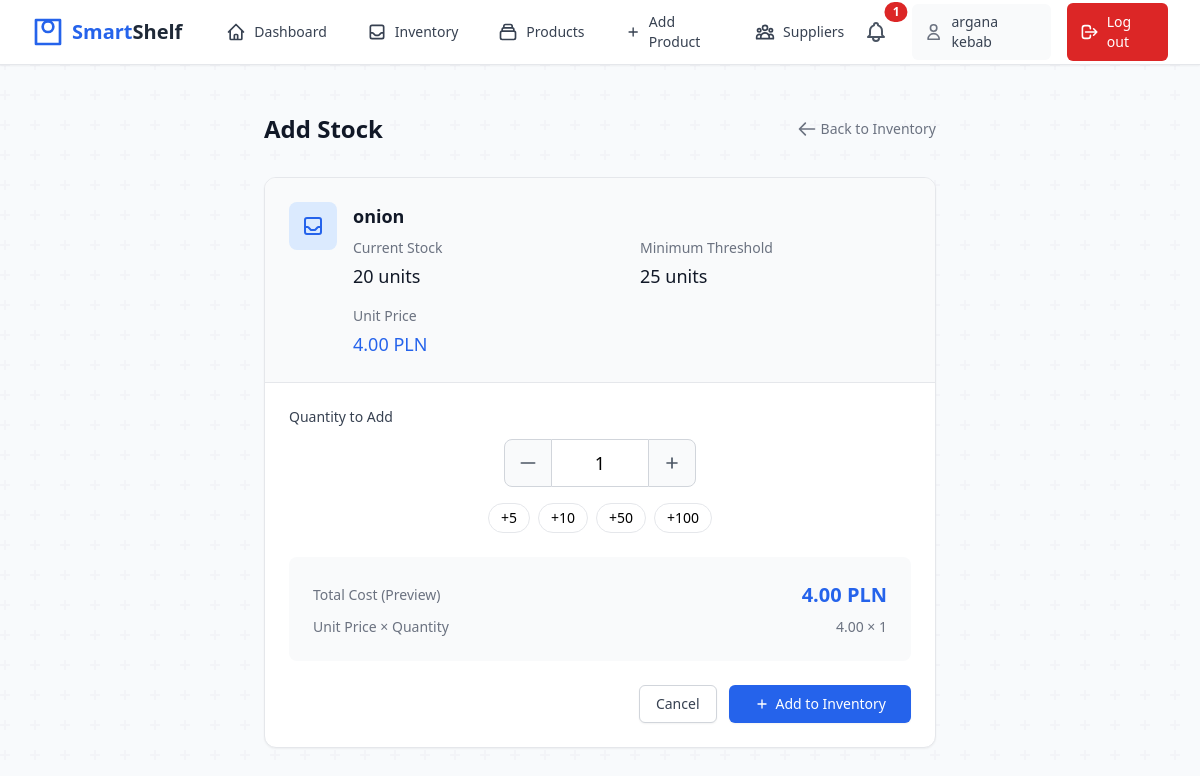
The page /order-more/3 (signed in) on the database its author committed.
### models.py (models this page shows, shortened)
class Store(db.Model):
    id = db.Column(db.Integer, primary_key=True)
    name = db.Column(db.String(100), nullable=False)
    address = db.Column(db.Text)
    phone = db.Column(db.String(20))
    vat_number = db.Column(db.String(50))
    email = db.Column(db.String(120))
    operating_hours = db.Column(db.Text)
    notes = db.Column(db.Text)
    status = db.Column(db.String(20), default="Open")
    created_at = db.Column(db.DateTime, default=datetime.utcnow)
    updated_at = db.Column(db.DateTime, default=datetime.utcnow, onupdate=datetime.utcnow)
    users = db.relationship('User', back_populates='store')
    products = db.relationship('Product', back_populates='store')
    suppliers = db.relationship('Supplier', back_populates='store')
    categories = db.relationship('Category', back_populates='store', cascade='all, delete-orphan')
    orders = db.relationship('Order', back_populates='store')
    audit_logs = db.relationship('StoreAuditLog', back_populates='store')

class Product(db.Model):
    id = db.Column(db.Integer, primary_key=True)
    name = db.Column(db.String(100), nullable=False)
    description = db.Column(db.Text)
    sku = db.Column(db.String(50), unique=True)
    quantity = db.Column(db.Integer, default=0)
    min_threshold = db.Column(db.Integer, default=5)
    price = db.Column(db.Float, nullable=False)
    created_at = db.Column(db.DateTime, default=datetime.utcnow)
    last_updated = db.Column(db.DateTime, default=datetime.utcnow, onupdate=datetime.utcnow)
    store_id = db.Column(db.Integer, db.ForeignKey('store.id'), nullable=False)
    store = db.relationship('Store', back_populates='products')
    supplier_id = db.Column(db.Integer, db.ForeignKey('supplier.id'), nullable=False)
    supplier = db.relationship('Supplier', back_populates='products')
    category_id = db.Column(db.Integer, db.ForeignKey('category.id'), nullable=True)
    category = db.relationship('Category', back_populates='products')
    inventory_requests = db.relationship('InventoryRequest', back_populates='product')
    orders = db.relationship('Order', back_populates='product')

### app.py (the view, shortened to what this page needs)
@app.route('/order-more/<int:product_id>', methods=['GET', 'POST'])
@login_required
def order_more(product_id):
    if not current_user.store:
        return redirect(url_for('setup'))
    product = Product.query.get_or_404(product_id)
    if product.store_id != current_user.store.id:
        flash('You do not have permission to access this product.')
        return redirect(url_for('inventory'))
    return render_template('order_more.html', product=product)

### templates/order_more.html (shortened to what this page needs)
{% extends "base.html" %}
{% block content %}
<div class="py-6">
    <div class="max-w-2xl mx-auto">
        <div class="flex items-center justify-between mb-8">
            <h1 class="text-2xl font-bold text-gray-900">Add Stock</h1>
            <a href="{{ url_for('inventory') }}" class="inline-flex items-center text-sm text-gray-500 hover:text-gray-700">
                <svg class="w-5 h-5 mr-1" fill="none" stroke="currentColor" viewBox="0 0 24 24">
                    <path stroke-linecap="round" stroke-linejoin="round" stroke-width="2" d="M10 19l-7-7m0 0l7-7m-7 7h18"/>
                </svg>
                Back to Inventory
            </a>
        </div>
        <div class="bg-white rounded-xl shadow-sm border border-gray-200 overflow-hidden">
            <div class="p-6 border-b border-gray-200 bg-gray-50">
                <div class="flex items-start">
                    <div class="flex-shrink-0">
                        <div class="w-12 h-12 rounded-lg bg-blue-100 flex items-center justify-center">
                        </div>
                    </div>
                    <div class="ml-4 flex-1">
                        <h2 class="text-lg font-semibold text-gray-900">{{ product.name }}</h2>
                        <div class="mt-2 grid grid-cols-2 gap-4">
                            <div>
                                <p class="text-sm text-gray-500">Current Stock</p>
                                <p class="mt-1 text-lg font-medium text-gray-900">{{ product.quantity }} units</p>
                            </div>
                            <div>
                                <p class="text-sm text-gray-500">Minimum Threshold</p>
                                <p class="mt-1 text-lg font-medium text-gray-900">{{ product.min_threshold }} units</p>
                            </div>
                            <div class="col-span-2">
                                <p class="text-sm text-gray-500">Unit Price</p>
                                <p class="mt-1 text-lg font-medium text-blue-600">{{ "%.2f"|format(product.price) }} PLN</p>
                            </div>
                        </div>
                    </div>
                </div>
            </div>
            <form action="{{ url_for('order_more', product_id=product.id) }}" method="post" class="p-6">
                <div class="space-y-6">
                    <div>
                        <label for="quantity" class="block text-sm font-medium text-gray-700 mb-3">Quantity to Add</label>
                        <div class="flex flex-col space-y-4">
                            <div class="flex items-center justify-center max-w-xs mx-auto">
                                <button type="button"
                                        class="w-12 h-12 rounded-l-lg border border-gray-300 bg-gray-50 text-gray-600 hover:bg-gray-100 focus:outline-none focus:ring-2 focus:ring-blue-500"
                                        onclick="decrementQuantity()">
                                    <svg class="w-5 h-5 mx-auto" fill="none" stroke="currentColor" viewBox="0 0 24 24">
                                        <path stroke-linecap="round" stroke-linejoin="round" stroke-width="2" d="M20 12H4"/>
                                    </svg>
                                </button>
                                <input type="number"
                                       name="quantity"
                                       id="quantity"
                                       min="1"
                                       value="1"
                                       class="w-24 h-12 text-center border-y border-gray-300 text-lg font-medium focus:ring-blue-500 focus:border-blue-500"
                                       required>
                                <button type="button"
                                        class="w-12 h-12 rounded-r-lg border border-gray-300 bg-gray-50 text-gray-600 hover:bg-gray-100 focus:outline-none focus:ring-2 focus:ring-blue-500"
                                        onclick="incrementQuantity()">
                                    <svg class="w-5 h-5 mx-auto" fill="none" stroke="currentColor" viewBox="0 0 24 24">
                                        <path stroke-linecap="round" stroke-linejoin="round" stroke-width="2" d="M12 6v6m0 0v6m0-6h6m-6 0H6"/>
                                    </svg>
                                </button>
                            </div>
                            <div class="flex justify-center space-x-2">
                                <button type="button"
                                        class="px-3 py-1 text-sm border border-gray-200 rounded-full hover:bg-gray-50 focus:outline-none focus:ring-2 focus:ring-offset-2 focus:ring-blue-500"
                                        onclick="setQuantity(5)">+5</button>
                                <button type="button"
                                        class="px-3 py-1 text-sm border border-gray-200 rounded-full hover:bg-gray-50 focus:outline-none focus:ring-2 focus:ring-offset-2 focus:ring-blue-500"
                                        onclick="setQuantity(10)">+10</button>
                                <button type="button"
                                        class="px-3 py-1 text-sm border border-gray-200 rounded-full hover:bg-gray-50 focus:outline-none focus:ring-2 focus:ring-offset-2 focus:ring-blue-500"
                                        onclick="setQuantity(50)">+50</button>
                                <button type="button"
                                        class="px-3 py-1 text-sm border border-gray-200 rounded-full hover:bg-gray-50 focus:outline-none focus:ring-2 focus:ring-offset-2 focus:ring-blue-500"
                                        onclick="setQuantity(100)">+100</button>
                            </div>
                        </div>
                    </div>
                    <div class="bg-gray-50 rounded-lg p-6">
                        <div class="flex items-center justify-between">
                            <span class="text-sm font-medium text-gray-500">Total Cost (Preview)</span>
                            <span class="text-xl font-semibold text-blue-600" id="totalCost">{{ "%.2f"|format(product.price) }} PLN</span>
                        </div>
                        <div class="mt-2 flex items-center justify-between text-sm text-gray-500">
                            <span>Unit Price × Quantity</span>
                            <span id="calculation">{{ "%.2f"|format(product.price) }} × 1</span>
                        </div>
                    </div>
                </div>
                <div class="mt-6 flex items-center justify-end space-x-3">
                    <a href="{{ url_for('inventory') }}"
                       class="inline-flex items-center px-4 py-2 border border-gray-300 shadow-sm text-sm font-medium rounded-md text-gray-700 bg-white hover:bg-gray-50 focus:outline-none focus:ring-2 focus:ring-offset-2 focus:ring-blue-500">
                        Cancel
                    </a>
                    <button type="submit"
                            class="inline-flex items-center px-6 py-2 border border-transparent shadow-sm text-sm font-medium rounded-md text-white bg-blue-600 hover:bg-blue-700 focus:outline-none focus:ring-2 focus:ring-offset-2 focus:ring-blue-500">
                        <svg class="w-4 h-4 mr-1.5" fill="none" stroke="currentColor" viewBox="0 0 24 24">
                            <path stroke-linecap="round" stroke-linejoin="round" stroke-width="2" d="M12 6v6m0 0v6m0-6h6m-6 0H6"/>
                        </svg>
                        Add to Inventory
                    </button>
                </div>
            </form>
        </div>
    </div>
</div>
{% endblock %}

### templates/base.html (shortened to what this page needs)
<!DOCTYPE html>
<html lang="en">
<head>
    <script src="https://cdn.tailwindcss.com"></script>
    <link rel="stylesheet" href="{{ url_for('static', filename='style.css') }}">
</head>
<body class="bg-pattern min-h-screen">
    {% if current_user.is_authenticated and current_user.store %}
    <nav class="bg-white shadow-sm border-b border-gray-200">
        <div class="max-w-7xl mx-auto px-4 sm:px-6 lg:px-8">
            <div class="flex justify-between h-16">
                <div class="flex">
                    <div class="flex-shrink-0 flex items-center">
                        <a href="{{ url_for('dashboard') }}" class="text-xl font-bold text-gray-800 flex items-center">
                            <svg class="w-8 h-8 mr-2 text-blue-600" fill="none" stroke="currentColor" viewBox="0 0 24 24">
                                <path stroke-linecap="round" stroke-linejoin="round" stroke-width="2" d="M3 3h18v18H3z M16 8a4 4 0 11-8 0 4 4 0 018 0z"/>
                            </svg>
                            <span class="text-blue-600">Smart</span><span class="text-gray-800">Shelf</span>
                        </a>
                    </div>
                    <div class="hidden md:ml-8 md:flex md:space-x-4">
                        <a href="{{ url_for('dashboard') }}" class="inline-flex items-center px-3 py-2 rounded-md text-sm font-medium {% if request.endpoint == 'dashboard' %}bg-blue-50 text-blue-700{% else %}text-gray-700 hover:bg-gray-50{% endif %}">
                            <svg class="w-5 h-5 mr-2" fill="none" stroke="currentColor" viewBox="0 0 24 24">
                                <path stroke-linecap="round" stroke-linejoin="round" stroke-width="2" d="M3 12l2-2m0 0l7-7 7 7M5 10v10a1 1 0 001 1h3m10-11l2 2m-2-2v10a1 1 0 01-1 1h-3m-6 0a1 1 0 001-1v-4a1 1 0 011-1h2a1 1 0 011 1v4a1 1 0 001 1m-6 0h6"/>
                            </svg>
                            Dashboard
                        </a>
                        <a href="{{ url_for('inventory') }}" class="inline-flex items-center px-3 py-2 rounded-md text-sm font-medium {% if request.endpoint == 'inventory' %}bg-blue-50 text-blue-700{% else %}text-gray-700 hover:bg-gray-50{% endif %}">
                            Inventory
                        </a>
                        <a href="{{ url_for('products') }}" class="inline-flex items-center px-3 py-2 rounded-md text-sm font-medium {% if request.endpoint == 'products' %}bg-blue-50 text-blue-700{% else %}text-gray-700 hover:bg-gray-50{% endif %}">
                            <svg class="w-5 h-5 mr-2" fill="none" stroke="currentColor" viewBox="0 0 24 24">
                                <path stroke-linecap="round" stroke-linejoin="round" stroke-width="2" d="M19 11H5m14 0a2 2 0 012 2v6a2 2 0 01-2 2H5a2 2 0 01-2-2v-6a2 2 0 012-2m14 0V9a2 2 0 00-2-2M5 11V9a2 2 0 012-2m0 0V5a2 2 0 012-2h6a2 2 0 012 2v2M7 7h10"/>
                            </svg>
                            Products
                        </a>
                        <a href="{{ url_for('add_product') }}" class="inline-flex items-center px-3 py-2 rounded-md text-sm font-medium {% if request.endpoint == 'add_product' %}bg-blue-50 text-blue-700{% else %}text-gray-700 hover:bg-gray-50{% endif %}">
                            <svg class="w-5 h-5 mr-2" fill="none" stroke="currentColor" viewBox="0 0 24 24">
                                <path stroke-linecap="round" stroke-linejoin="round" stroke-width="2" d="M12 6v6m0 0v6m0-6h6m-6 0H6"/>
                            </svg>
                            Add Product
                        </a>
                        <a href="{{ url_for('suppliers') }}" class="inline-flex items-center px-3 py-2 rounded-md text-sm font-medium {% if request.endpoint == 'suppliers' %}bg-blue-50 text-blue-700{% else %}text-gray-700 hover:bg-gray-50{% endif %}">
                            Suppliers
                        </a>
                    </div>
                </div>
                <div class="flex items-center space-x-4">
                    <div class="dropdown relative">
                        <button id="notificationBtn" class="relative p-2 rounded-full hover:bg-gray-100 focus:outline-none focus:ring-2 focus:ring-offset-2 focus:ring-blue-500">
                            {% if low_stock_count > 0 %}
                            <span class="absolute top-0 right-0 inline-flex items-center justify-center px-2 py-1 text-xs font-bold leading-none text-white transform translate-x-1/2 -translate-y-1/2 bg-red-600 rounded-full">
                                {{ low_stock_count }}
                            </span>
                            {% endif %}
                        </button>
                    </div>
                    <a href="{{ url_for('profile') }}" class="flex items-center space-x-2 bg-gray-50 px-3 py-2 rounded-md hover:bg-gray-100 transition-colors duration-150">
                        <svg class="w-5 h-5 text-gray-500" fill="none" stroke="currentColor" viewBox="0 0 24 24">
                            <path stroke-linecap="round" stroke-linejoin="round" stroke-width="2" d="M16 7a4 4 0 11-8 0 4 4 0 018 0zM12 14a7 7 0 00-7 7h14a7 7 0 00-7-7z"/>
                        </svg>
                        <span class="text-sm font-medium text-gray-700">{{ current_user.store.name }}</span>
                    </a>
                    <a href="{{ url_for('logout') }}" class="inline-flex items-center px-3 py-2 border border-transparent text-sm font-medium rounded-md text-white bg-red-600 hover:bg-red-700 focus:outline-none focus:ring-2 focus:ring-offset-2 focus:ring-red-500">
                        <svg class="w-5 h-5 mr-2" fill="none" stroke="currentColor" viewBox="0 0 24 24">
                            <path stroke-linecap="round" stroke-linejoin="round" stroke-width="2" d="M17 16l4-4m0 0l-4-4m4 4H7m6 4v1a3 3 0 01-3 3H6a3 3 0 01-3-3V7a3 3 0 013-3h4a3 3 0 013 3v1"/>
                        </svg>
                        Log out
                    </a>
                </div>
            </div>
        </div>
    </nav>
    {% endif %}
    <main class="max-w-7xl mx-auto py-6 sm:px-6 lg:px-8">
        {% block content %}{% endblock %}
    </main>
</body>
</html>

### rows shown on the page
Store: store.name "argana kebab"
Product: name "onion", quantity "20", min_threshold "25", price "4.00"

### other values the page prints
{{ low_stock_count }} "1"
